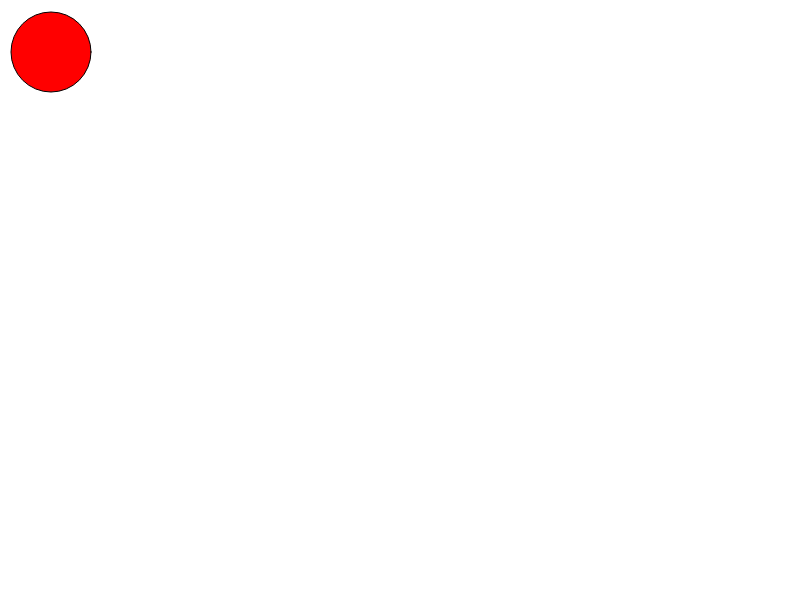
Frame 1 (no input)
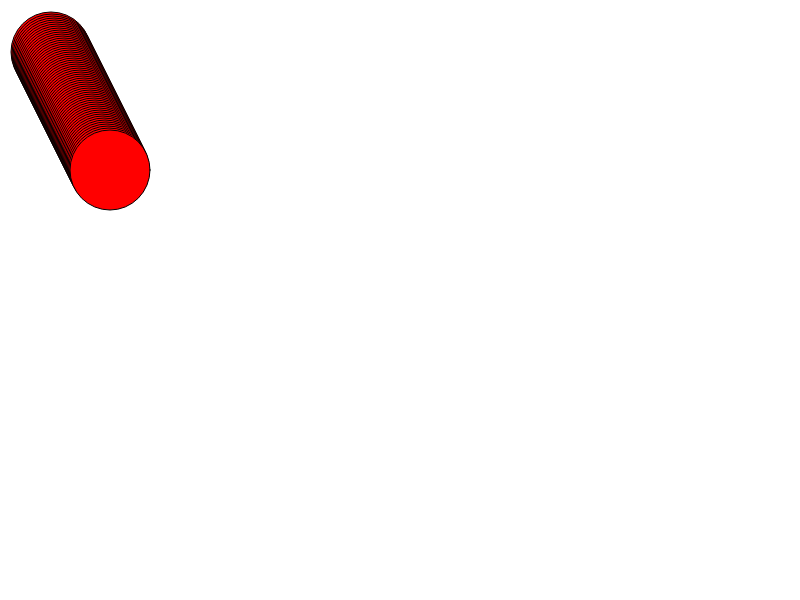
Frame 60 (no input)
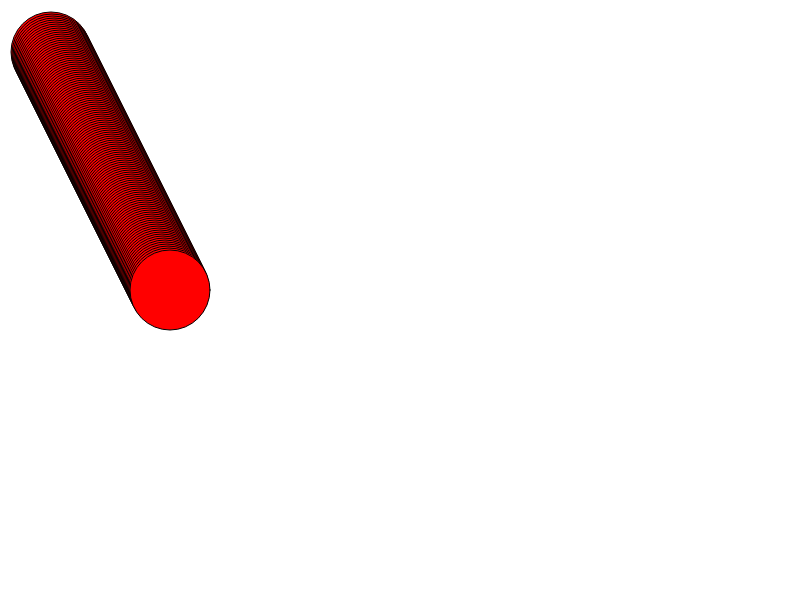
Frame 120 (the mouse pressed at the canvas centre since frame 60)

The p5.js sketch that drew these frames (run headless with seeded random() and noise() and a simulated clock; from frame 60 on, the mouse is pressed at the canvas centre):

// p5.js sketch
// ── sketch.js
let x = 50;
let y = 50;

function setup() {
  // put setup code here
  print('Setup Function is executed only once')
  createCanvas(800,600);
}

function draw() {
  // put drawing code here
  x++;
  y = y + 2;
  fill(255,0,0);
  ellipse(x,y,80,80)

}
